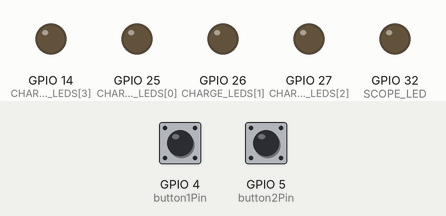
This sketch was run on a simulated ESP32. On the bench: output pins drawn as LEDs (lit = HIGH). Inputs (shaded band) come from the test bench; at power-on: GPIO 5 (button2Pin) HIGH, GPIO 4 (button1Pin) HIGH. WiFi joins after 1.5 s; servers stay silent unless stated; uploads are accepted with an empty reply; what the sketch prints to the serial monitor is not drawn.

Above: at 2.7 s.
2.8 s: GPIO 5 (button2Pin) pulled LOW for 0.15 s
At 3.3 s:
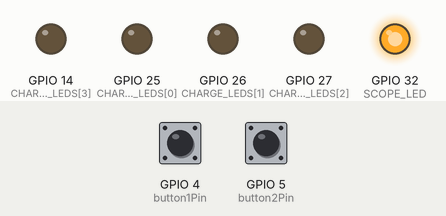
At 5.6 s:
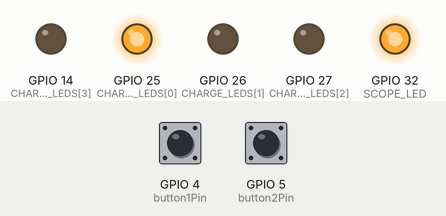
5.9 s: GPIO 4 (button1Pin) pulled LOW for 0.15 s
At 5.9 s:
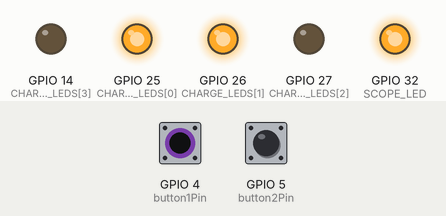
9.0 s: GPIO 5 (button2Pin) pulled LOW for 3.2 s
13.7 s: GPIO 4 (button1Pin) pulled LOW for 3.2 s
At 14.7 s:
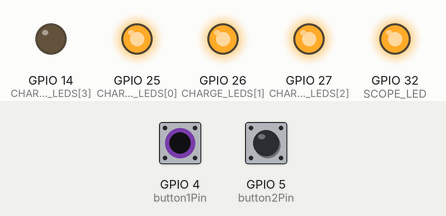
18.4 s: GPIO 5 (button2Pin) pulled LOW for 1 s
22.4 s: GPIO 4 (button1Pin) pulsed LOW 2 times (0.12 s each, 0.3 s apart)
Timing chart, 0 to 26.4 s (numbered marks = the images above; inputs shaded):
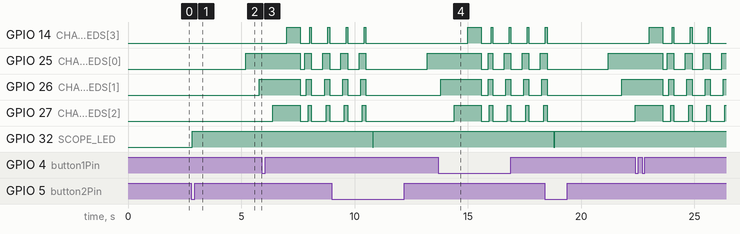

The sketch:

cosplay_voicelines.ino
```cpp
#include <WiFi.h>
#include <HTTPClient.h>

const char* ssid = "Ash realme C21Y";         // Your Wi-Fi SSID
const char* password = "12345888"; // Your Wi-Fi password

// Replace with your laptop's current IP address
const char* serverBaseUrl = "http://10.86.204.245:5000/play?track=";

const int button1Pin = 4; // Button 1 on GPIO 4 (Multi-action: Tracks 1, 2, 3)
const int button2Pin = 5; // Button 2 on GPIO 5 (Ultimate: Track 4 + Charging LEDs)

const int CHARGE_LEDS[4] = {25, 26, 27, 14}; // 4-LED charging sequence pins
const int SCOPE_LED = 32; // Scope light on GPIO 32 (single LED for now, 3W LED + MOSFET later)

// Timing & State variables for Button 1 (Multi-click & Long press)
unsigned long pressStartTime1 = 0;
unsigned long lastReleaseTime1 = 0;
int clickCount1 = 0;
bool isHolding1 = false;
bool buttonWasPressed1 = false;

const unsigned long longPressTime = 2000;    // 2 seconds for long press
const unsigned long doubleClickWindow = 350; // Window to register second click

// Timing & State variables for Button 2 (Ultimate / Charging & Shooting Sequence)
bool isFiring = false;
unsigned long sequenceStartTime = 0;

const unsigned long AUDIO_DURATION_MS = 8000; // Total audio length

// 1. Initial Charging Phase Timing
const unsigned long CHARGE_START_DELAY_MS = 2400; // Wait before initial charge starts
const unsigned long CHARGE_TOTAL_MS = 2400;       // Time to step through initial 4 LEDs

// 2. Rapid Shot & Final Flash Phase Timing
const unsigned long SHOT_FLASH_DURATION = 300;    // Fast sweep duration per flash (0.3 seconds)

// Exact timestamps for the 4 shots + final post-shot flash
const unsigned long SHOT_TIMES[5] = { 4200, 5000, 5800, 6600, 7400 };

void setup() {
  Serial.begin(115200);

  pinMode(button1Pin, INPUT_PULLUP);
  pinMode(button2Pin, INPUT_PULLUP);

  for (int i = 0; i < 4; i++) {
    pinMode(CHARGE_LEDS[i], OUTPUT);
    digitalWrite(CHARGE_LEDS[i], LOW);
  }

  pinMode(SCOPE_LED, OUTPUT);
  digitalWrite(SCOPE_LED, LOW);

  WiFi.begin(ssid, password);
  Serial.print("Connecting to Wi-Fi");
  while (WiFi.status() != WL_CONNECTED) {
    delay(500);
    Serial.print(".");
  }
  Serial.println("\nWiFi connected! Dual-button mode ready.");
}

void loop() {
  unsigned long currentMillis = millis();

  // ==========================================
  // BUTTON 1 LOGIC (GPIO 4: Tracks 1, 2, and 3)
  // ==========================================
  bool button1State = (digitalRead(button1Pin) == LOW);

  if (button1State && !buttonWasPressed1) {
    buttonWasPressed1 = true;
    pressStartTime1 = currentMillis;
    isHolding1 = false;
  }

  if (button1State && buttonWasPressed1) {
    if (!isHolding1 && (currentMillis - pressStartTime1 >= longPressTime)) {
      isHolding1 = true;
      Serial.println("Button 1: Long press detected! Playing Track 3...");
      sendHttpRequest("3");
    }
  }

  if (!button1State && buttonWasPressed1) {
    buttonWasPressed1 = false;

    if (!isHolding1) {
      unsigned long pressDuration = currentMillis - pressStartTime1;

      if (pressDuration > 30) {
        if (clickCount1 == 1 && (currentMillis - lastReleaseTime1 <= doubleClickWindow)) {
          clickCount1 = 0;
          Serial.println("Button 1: Double click detected! Playing Track 2...");
          sendHttpRequest("2");
        } else {
          clickCount1 = 1;
          lastReleaseTime1 = currentMillis;
        }
      }
    }
  }

  if (clickCount1 == 1 && (currentMillis - lastReleaseTime1 > doubleClickWindow)) {
    clickCount1 = 0;
    Serial.println("Button 1: Single click detected! Playing Track 1...");
    sendHttpRequest("1");
  }

  // ==========================================================
  // BUTTON 2 LOGIC (GPIO 5: Ultimate Track 4 + Animations)
  // ==========================================================
  bool button2State = (digitalRead(button2Pin) == LOW);

  if (!isFiring && button2State) {
    delay(30); // Debounce
    if (digitalRead(button2Pin) == LOW) {
      isFiring = true;
      sequenceStartTime = currentMillis;
      digitalWrite(SCOPE_LED, HIGH); // Scope light ON from the button press
      Serial.println("Button 2: Ultimate triggered! Alternate voice line + lesley_ult + LEDs...");
      sendHttpRequest("4"); // Request Track 4 (Python handles alternation)
    }
  }

  // Run the charging and shooting LED sequence when Button 2 is active
  if (isFiring) {
    unsigned long elapsed = currentMillis - sequenceStartTime;
    bool ledsShouldBeOn = false;

    // 1. Initial Charging Sequence Phase
    if (elapsed >= CHARGE_START_DELAY_MS && elapsed < (CHARGE_START_DELAY_MS + CHARGE_TOTAL_MS)) {
      unsigned long chargeElapsed = elapsed - CHARGE_START_DELAY_MS;
      unsigned long stepInterval = CHARGE_TOTAL_MS / 4;

      for (int i = 0; i < 4; i++) {
        if (chargeElapsed >= (stepInterval * i)) {
          digitalWrite(CHARGE_LEDS[i], HIGH);
          ledsShouldBeOn = true;
        }
      }
    }

    // 2. Rapid Shot Flashes & Final Flash Phase (Loops through all 5 timestamps)
    for (int shot = 0; shot < 5; shot++) {
      unsigned long shotStart = SHOT_TIMES[shot];
      unsigned long shotEnd = shotStart + SHOT_FLASH_DURATION;

      if (elapsed >= shotStart && elapsed < shotEnd) {
        unsigned long shotElapsed = elapsed - shotStart;
        unsigned long fastStepInterval = SHOT_FLASH_DURATION / 4;

        for (int i = 0; i < 4; i++) {
          if (shotElapsed >= (fastStepInterval * i)) {
            digitalWrite(CHARGE_LEDS[i], HIGH);
            ledsShouldBeOn = true;
          }
        }
      }
    }

    // If none of the active lighting windows are met, ensure all LEDs stay turned OFF
    if (!ledsShouldBeOn) {
      for (int i = 0; i < 4; i++) {
        digitalWrite(CHARGE_LEDS[i], LOW);
      }
    }

    // Safety fallback: End sequence when audio duration finishes
    if (elapsed >= AUDIO_DURATION_MS) {
      for (int i = 0; i < 4; i++) {
        digitalWrite(CHARGE_LEDS[i], LOW);
      }
      digitalWrite(SCOPE_LED, LOW); // Scope light OFF when the sequence ends
      isFiring = false;
    }
  }
}

void sendHttpRequest(String trackNum) {
  if (WiFi.status() == WL_CONNECTED) {
    HTTPClient http;
    String fullUrl = String(serverBaseUrl) + trackNum;

    http.begin(fullUrl.c_str());
    int httpResponseCode = http.GET();

    if (httpResponseCode > 0) {
      Serial.print("Response code: ");
      Serial.println(httpResponseCode);
    } else {
      Serial.print("Error code: ");
      Serial.println(httpResponseCode);
    }
    http.end();
  } else {
    Serial.println("WiFi Disconnected");
  }
}
```

Measured:
- after the input at 2.8 s, GPIO 25 (CHARGE_LEDS[0]): LOW → HIGH after 2.4 s; GPIO 26 (CHARGE_LEDS[1]): LOW → HIGH after 3.0 s; GPIO 32 (SCOPE_LED): LOW → HIGH at once
